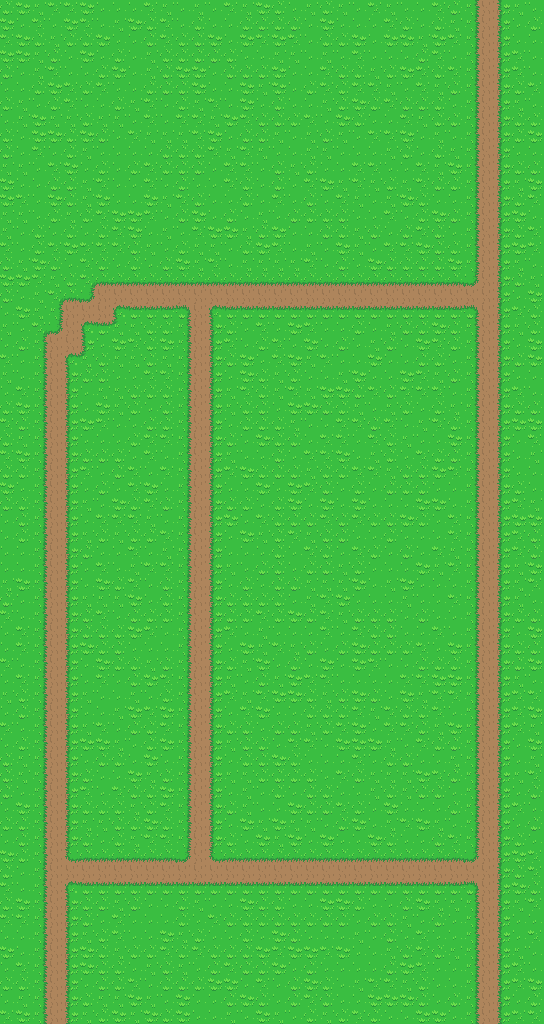

Tiled map render using the project's own tile images. Description and the map definition, with tile-layer contents summarised, below:
An orthogonal 34x64 tile map with 16x16 px tiles, 1 tile layer (Tile Layer 1).

<map version="1.0.0" orientation="orthogonal" renderorder="left-down" width="34" height="64" tilewidth="16" tileheight="16" nextobjectid="1">
 <tileset firstgid="1" source="../Tileset/Overworld.tsx" />
 <layer name="Tile Layer 1" width="34" height="64">
  <data>[2176 cells, 2176 non-empty, 18 distinct tile ids]</data>
 </layer>
</map>
